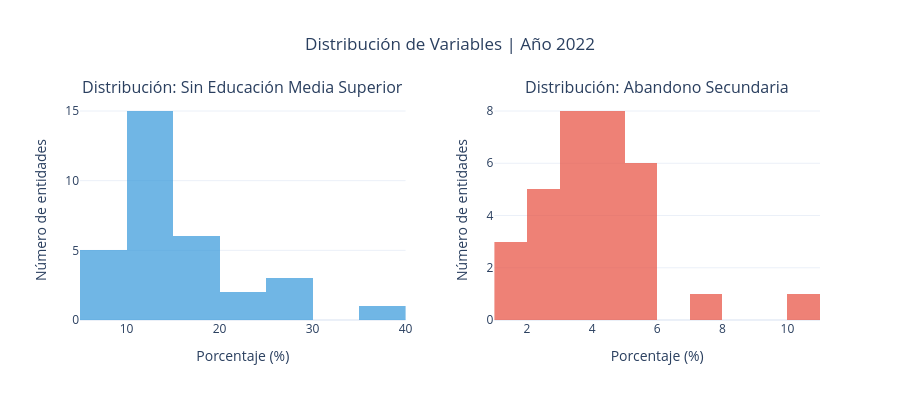

The notebook cell saved with this chart:
### Markdown cell above
## 📊 Distribución de Variables

### Code cell
# Crear histogramas comparativos
fig = make_subplots(
    rows=1, cols=2,
    subplot_titles=(
        'Distribución: Sin Educación Media Superior',
        'Distribución: Abandono Secundaria'
    ),
    horizontal_spacing=0.12
)

# Histograma variable X
fig.add_trace(
    go.Histogram(
        x=datos[var_x],
        nbinsx=10,
        name='Rezago histórico',
        marker_color='#3498db',
        opacity=0.7
    ),
    row=1, col=1
)

# Histograma variable Y
fig.add_trace(
    go.Histogram(
        x=datos[var_y],
        nbinsx=10,
        name='Abandono actual',
        marker_color='#e74c3c',
        opacity=0.7
    ),
    row=1, col=2
)

# Actualizar ejes
fig.update_xaxes(title_text='Porcentaje (%)', row=1, col=1)
fig.update_xaxes(title_text='Porcentaje (%)', row=1, col=2)
fig.update_yaxes(title_text='Número de entidades', row=1, col=1)
fig.update_yaxes(title_text='Número de entidades', row=1, col=2)

fig.update_layout(
    title_text=f'Distribución de Variables | Año {ANIO}',
    title_x=0.5,
    showlegend=False,
    height=400,
    template='plotly_white'
)

fig.show()

### Figure 1 — Plotly figure (JSON) as saved in the notebook; plotly's stock layout.template omitted (floating-point values rounded to 4 significant figures)
{"data": [{"marker": {"color": "#3498db"}, "name": "Rezago histórico", "nbinsx": 10, "opacity": 0.7, "type": "histogram", "x": [10.1, 14.0, 11.2, 14.9, 35.9, 12.6, 6.6, 8.6, 13.2, 12.9, 17.4, 29.6, 14.7, 18.3, 29.2, 13.9, 13.8, 17.0, 7.8, 26.7, 23.5, 13.0, 13.0, 15.3, 12.8, 9.6, 12.9, 9.8, 14.5, 22.7, 18.4, 16.4], "xaxis": "x", "yaxis": "y"}, {"marker": {"color": "#e74c3c"}, "name": "Abandono actual", "nbinsx": 10, "opacity": 0.7, "type": "histogram", "x": [4.6, 2.9, 1.7, 5.3, 5.1, 5.9, 4.7, 3.7, 7.3, 4.4, 4.0, 4.1, 2.2, 4.7, 5.8, 3.8, 1.8, 3.0, 3.6, 10.7, 2.8, 5.1, 3.7, 3.3, 3.6, 4.3, 2.8, 2.9, 1.7, 3.1, 5.0, 4.8], "xaxis": "x2", "yaxis": "y2"}], "layout": {"annotations": [{"font": {"size": 16}, "showarrow": false, "text": "Distribución: Sin Educación Media Superior", "x": 0.22, "xanchor": "center", "xref": "paper", "y": 1, "yanchor": "bottom", "yref": "paper"}, {"font": {"size": 16}, "showarrow": false, "text": "Distribución: Abandono Secundaria", "x": 0.78, "xanchor": "center", "xref": "paper", "y": 1, "yanchor": "bottom", "yref": "paper"}], "height": 400, "showlegend": false, "title": {"text": "Distribución de Variables | Año 2022", "x": 0.5}, "xaxis": {"anchor": "y", "domain": [0, 0.44], "title": {"text": "Porcentaje (%)"}}, "xaxis2": {"anchor": "y2", "domain": [0.56, 1], "title": {"text": "Porcentaje (%)"}}, "yaxis": {"anchor": "x", "domain": [0, 1], "title": {"text": "Número de entidades"}}, "yaxis2": {"anchor": "x2", "domain": [0, 1], "title": {"text": "Número de entidades"}}}}
